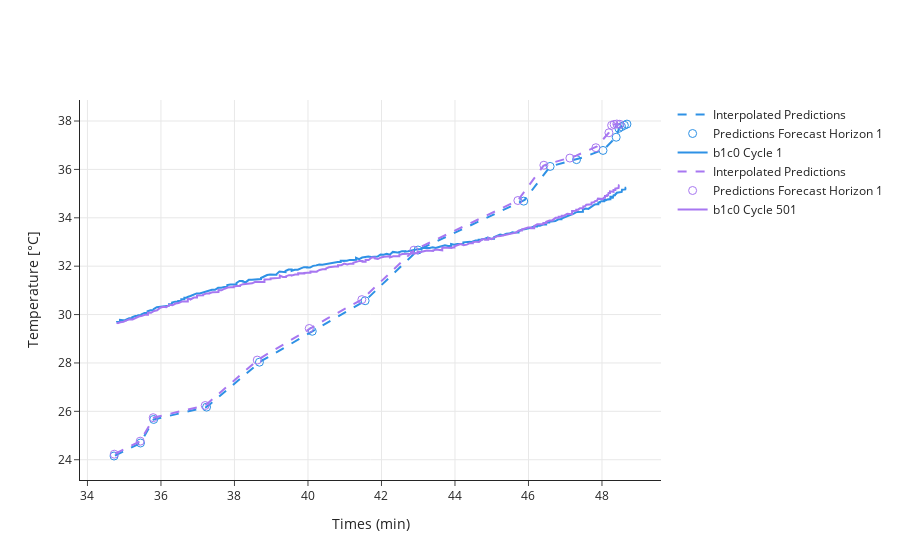

Notebook source saved alongside this figure:
### Code cell
train_cell_id_idx = 0
last_cycle = 1
current_cycle = 1

fig = go.Figure()
for i in range(0, len(datasets["X_train"]), batch_size * skip):
    df_true = pd.DataFrame(datasets["y_train"][i : i + batch_size][:, 0, 1])
    
    last_cycle = current_cycle
    current_cycle = int(datasets["X_train"][i : i + batch_size][0][0][-1]*MAX_CYCLE)
    if current_cycle>740:
        continue
    if last_cycle> current_cycle:
        train_cell_id_idx += 1
        
    cell_id = train_cell_ids[train_cell_id_idx]
    original_df = datasets["original_train"]

    original_df= original_df[original_df.Cycle==current_cycle]
    original_df= original_df[original_df.Cell==cell_id]
    original_df = original_df[original_df.I < MAX_DISCHARGE_CURRENT]
    original_df = original_df[original_df.I > MIN_DISCHARGE_CURRENT]

    original_df['Qd'] = (original_df['Qd']-original_df['Qd'].min())/(original_df['Qd'].max()-original_df['Qd'].min())

    if len(original_df)< 2:
        continue
    q_new = original_df.Qd.values
    t_new = original_df['t'].values
    time_interpolator = interp1d(x = q_new,  y = t_new, fill_value="extrapolate")
    
    
    for j in range(1):
        df_pred = pd.DataFrame(model.predict(datasets["X_train"][i : i + batch_size], verbose=0)[:, j, 1])
    
        ref_capacities_wrt_nf = REFERENCE_DISCHARGE_CAPACITIES[window_length+j:-nf_steps+j-1]

        prediction_interpolator = interp1d(x = ref_capacities_wrt_nf, 
                                           y = df_pred[0].values*(TEMPERATURE_MAX - TEMPERATURE_MIN) + TEMPERATURE_MIN,
                                           
                                          )
        
        q_j = q_new[q_new>= min(REFERENCE_DISCHARGE_CAPACITIES[window_length+j:-nf_steps+j-1])]
        q_j = q_j[q_j<= max(REFERENCE_DISCHARGE_CAPACITIES[window_length+j:-nf_steps+j-1])]
        t_interp = time_interpolator(REFERENCE_DISCHARGE_CAPACITIES[window_length:-nf_steps-1])
        if j==0:
            q_j0 = q_j
        V_pred = prediction_interpolator(q_j)
        fig.add_trace(
            go.Scatter(
                x=time_interpolator(q_j),
                y=V_pred,
                showlegend=True,
                mode="lines",
                line_dash="dash",
                name = "Interpolated Predictions",
                marker_color=pallete[i//skip],
                opacity=opacity_list[j]
            )
        )
        
        fig.add_trace(
            go.Scatter(
                x=time_interpolator(ref_capacities_wrt_nf),
                y=df_pred[0].values*(TEMPERATURE_MAX - TEMPERATURE_MIN) + TEMPERATURE_MIN,
                showlegend=True,
                mode="markers",
                name = f"Predictions Forecast Horizon {j+1}",
                marker_color=pallete[i//skip],
                marker_symbol = symbol_list[j],
                marker_size=8,
            )
        )


    odf = original_df[original_df.Qd > q_j0.min()]
    odf = odf[odf.Qd < q_j.max()]
    fig.add_trace(
        go.Scatter(
            x=odf['t'],
            y=odf['temp'],
            showlegend=True,
            mode="lines",
            name = f"{cell_id} Cycle {current_cycle}",
            line_color=pallete[i//skip]
        )
    )


fig.update_yaxes(title="Temperature [°C]", showgrid=True)
fig.update_xaxes(title="Times (min)", showgrid=True)
fig.update_layout(template="simple_white")
fig.update_layout(height=500)

### Figure 1 — Plotly figure (JSON) as saved in the notebook; plotly's stock layout.template omitted (floating-point values rounded to 4 significant figures; data arrays with more than 128 entries replaced by an {"elided": "..."} marker saying what was removed)
{"data": [{"line": {"dash": "dash"}, "marker": {"color": "#2E91E5"}, "mode": "lines", "name": "Interpolated Predictions", "opacity": 1, "showlegend": true, "type": "scatter", "x": {"elided": "266 float values"}, "y": {"elided": "266 float values"}}, {"marker": {"color": "#2E91E5", "size": 8, "symbol": "circle-open"}, "mode": "markers", "name": "Predictions Forecast Horizon 1", "showlegend": true, "type": "scatter", "x": [34.72, 35.44, 35.8, 37.24, 38.68, 40.12, 41.56, 42.99, 45.87, 46.59, 47.31, 48.03, 48.39, 48.46, 48.53, 48.61, 48.68], "y": [24.15, 24.69, 25.67, 26.17, 28.03, 29.31, 30.57, 32.67, 34.69, 36.12, 36.41, 36.78, 37.33, 37.7, 37.77, 37.82, 37.87]}, {"line": {"color": "#2E91E5"}, "mode": "lines", "name": "b1c0 Cycle 1", "showlegend": true, "type": "scatter", "x": {"elided": "260 float values"}, "y": {"elided": "260 float values"}}, {"line": {"dash": "dash"}, "marker": {"color": "#A777F1"}, "mode": "lines", "name": "Interpolated Predictions", "opacity": 1, "showlegend": true, "type": "scatter", "x": {"elided": "291 float values"}, "y": {"elided": "291 float values"}}, {"marker": {"color": "#A777F1", "size": 8, "symbol": "circle-open"}, "mode": "markers", "name": "Predictions Forecast Horizon 1", "showlegend": true, "type": "scatter", "x": [34.73, 35.44, 35.79, 37.2, 38.62, 40.03, 41.47, 42.88, 45.71, 46.42, 47.13, 47.83, 48.19, 48.26, 48.33, 48.4, 48.48], "y": [24.23, 24.77, 25.74, 26.24, 28.12, 29.43, 30.62, 32.66, 34.71, 36.17, 36.47, 36.9, 37.51, 37.82, 37.86, 37.88, 37.86]}, {"line": {"color": "#A777F1"}, "mode": "lines", "name": "b1c0 Cycle 501", "showlegend": true, "type": "scatter", "x": {"elided": "288 float values"}, "y": {"elided": "288 float values"}}], "layout": {"autosize": true, "xaxis": {"autorange": true, "range": [33.84, 49.57], "showgrid": true, "title": {"text": "Times (min)"}, "type": "linear"}, "yaxis": {"autorange": true, "range": [23.12, 38.91], "showgrid": true, "title": {"text": "Temperature [°C]"}, "type": "linear"}}}
